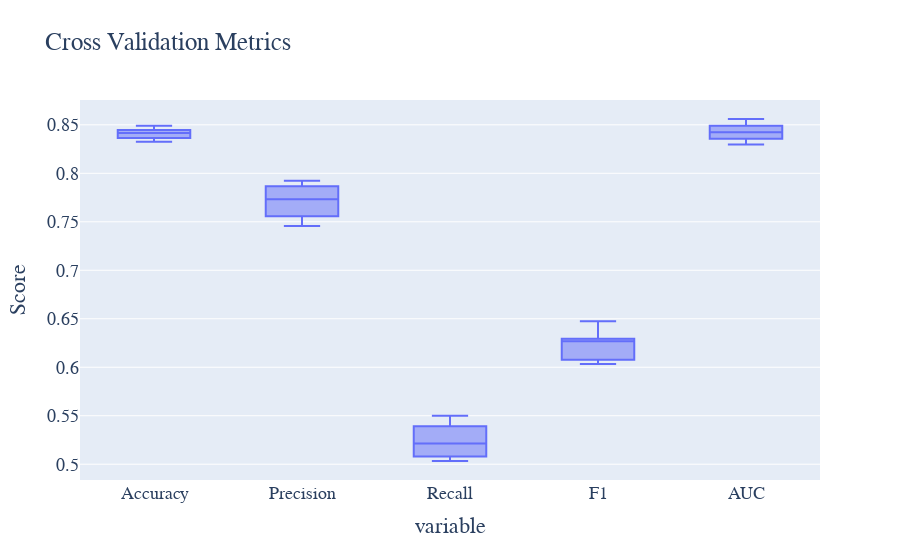

The notebook cell saved with this chart:
### Code cell
# 执行交叉验证
cv_results = cross_validate(lr_model, X_train, y_train, cv=10, scoring=['accuracy', 'precision', 'recall', 'f1', 'roc_auc'])

# 提取交叉验证结果
cv_accuracy = cv_results['test_accuracy']
cv_precision = cv_results['test_precision']
cv_recall = cv_results['test_recall']
cv_f1 = cv_results['test_f1']
cv_roc = cv_results['test_roc_auc']

# 绘制交叉验证结果的箱线图
cv_metrics_data = pd.DataFrame({
    'Accuracy': cv_accuracy,
    'Precision': cv_precision,
    'Recall': cv_recall,
    'F1': cv_f1,
    'AUC': cv_roc
})

# 绘制交叉验证结果的箱线图
fig = px.box(cv_metrics_data, title='Cross Validation Metrics')
fig.update_layout(
    yaxis_title='Score', showlegend=False,
    font=dict(family='Times New Roman', size=18)
)
fig.write_html('Image/4_3_2.html')
fig.show()

### Figure 1 — Plotly figure (JSON) as saved in the notebook; plotly's stock layout.template omitted (floating-point values rounded to 4 significant figures)
{"data": [{"alignmentgroup": "True", "hovertemplate": "variable=%{x}<br>value=%{y}<extra></extra>", "legendgroup": "", "marker": {"color": "#636efa"}, "name": "", "notched": false, "offsetgroup": "", "orientation": "v", "showlegend": false, "type": "box", "x": ["Accuracy", "Accuracy", "Accuracy", "Accuracy", "Accuracy", "Accuracy", "Accuracy", "Accuracy", "Accuracy", "Accuracy", "Precision", "Precision", "Precision", "Precision", "Precision", "Precision", "Precision", "Precision", "Precision", "Precision", "Recall", "Recall", "Recall", "Recall", "Recall", "Recall", "Recall", "Recall", "Recall", "Recall", "F1", "F1", "F1", "F1", "F1", "F1", "F1", "F1", "F1", "F1", "AUC", "AUC", "AUC", "AUC", "AUC", "AUC", "AUC", "AUC", "AUC", "AUC"], "x0": " ", "xaxis": "x", "y": [0.8333, 0.8373, 0.8447, 0.8326, 0.843, 0.8433, 0.8363, 0.849, 0.848, 0.84, 0.753, 0.7624, 0.7923, 0.7456, 0.7798, 0.7817, 0.7667, 0.7867, 0.7888, 0.7556, 0.5033, 0.5133, 0.5187, 0.508, 0.524, 0.5246, 0.5033, 0.5499, 0.5419, 0.5393, 0.6034, 0.6135, 0.6269, 0.6043, 0.6268, 0.6279, 0.6077, 0.6473, 0.6425, 0.6294, 0.8349, 0.8356, 0.8434, 0.8298, 0.8449, 0.8491, 0.8412, 0.8557, 0.8415, 0.856], "y0": " ", "yaxis": "y"}], "layout": {"boxmode": "group", "font": {"family": "Times New Roman", "size": 18}, "legend": {"tracegroupgap": 0}, "showlegend": false, "title": {"text": "Cross Validation Metrics"}, "xaxis": {"anchor": "y", "domain": [0, 1], "title": {"text": "variable"}}, "yaxis": {"anchor": "x", "domain": [0, 1], "title": {"text": "Score"}}}}
